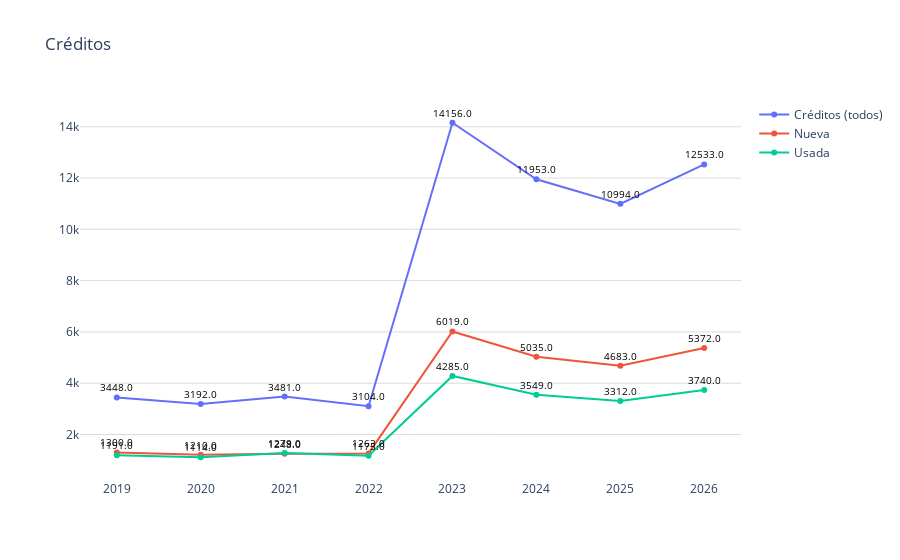

Notebook code cell kept with this figure:
### Code cell
conteo_tres_pachuca = pd.concat([
    total_conteo_pachuca,
    nueva_conteo_pachuca,
    usada_conteo_pachuca
])
# Datos
año = conteo_tres_pachuca['año']
modalidades = conteo_tres_pachuca['modalidad']
creditos = conteo_tres_pachuca['num_registros']

fig = go.Figure()
# Agregar líneas para cada modalidad
for modalidad in modalidades.unique():
    df_modalidad = conteo_tres_pachuca[conteo_tres_pachuca['modalidad'] == modalidad]
    fig.add_trace(go.Scatter(
        x=df_modalidad['año'],
        y=df_modalidad['num_registros'].apply(lambda x: float(x.replace(',', ''))),  # Usar los montos limpios
        mode='markers+lines',
        name=modalidad
    ))
fig.update_layout(
    title='Créditos',
    yaxis=dict(gridcolor='#dddcda'),
    plot_bgcolor='rgba(0,0,0,0)',  # Color de fondo del gráfico
)
for trace in fig.data:
    df_modalidad = conteo_tres_pachuca[conteo_tres_pachuca['modalidad'] == trace.name]
    for i, point in enumerate(trace.y):
        # No formatear el valor del monto como moneda
        fig.add_annotation(
            x=trace.x[i], 
            y=point, 
            text=f'{point}',  # Mostrar el valor simple del punto
            showarrow=False,
            font=dict(color='black', size=10),
            yshift=10
        )

# Exportar gráfica como archivo HTML
def guardar_grafico_como_html(fig, nombre_archivo, carpeta='assets/graficas'):
    # Crear la carpeta si no existe
    if not os.path.exists(carpeta):
        os.makedirs(carpeta)
    # Guardar la gráfica como archivo HTML en la carpeta especificada
    pio.write_html(fig, os.path.join(carpeta, f'{nombre_archivo}.html'))

# Exportar
guardar_grafico_como_html(fig, 'g_scatt_forecast_creditgral_cantidad', carpeta='assets/graficas')
fig.show()

### Figure 1 — Plotly figure (JSON) as saved in the notebook; plotly's stock layout.template omitted (floating-point values rounded to 4 significant figures)
{"data": [{"mode": "markers+lines", "name": "Créditos (todos)", "type": "scatter", "x": [2019, 2020, 2021, 2022, 2023, 2024, 2025, 2026], "y": [3448, 3192, 3481, 3104, 14156, 11953, 10994, 12533]}, {"mode": "markers+lines", "name": "Nueva", "type": "scatter", "x": [2019, 2020, 2021, 2022, 2023, 2024, 2025, 2026], "y": [1300, 1210, 1248, 1263, 6019, 5035, 4683, 5372]}, {"mode": "markers+lines", "name": "Usada", "type": "scatter", "x": [2019, 2020, 2021, 2022, 2023, 2024, 2025, 2026], "y": [1191, 1114, 1279, 1175, 4285, 3549, 3312, 3740]}], "layout": {"annotations": [{"font": {"color": "black", "size": 10}, "showarrow": false, "text": "3448.0", "x": 2019, "y": 3448, "yshift": 10}, {"font": {"color": "black", "size": 10}, "showarrow": false, "text": "3192.0", "x": 2020, "y": 3192, "yshift": 10}, {"font": {"color": "black", "size": 10}, "showarrow": false, "text": "3481.0", "x": 2021, "y": 3481, "yshift": 10}, {"font": {"color": "black", "size": 10}, "showarrow": false, "text": "3104.0", "x": 2022, "y": 3104, "yshift": 10}, {"font": {"color": "black", "size": 10}, "showarrow": false, "text": "14156.0", "x": 2023, "y": 14156, "yshift": 10}, {"font": {"color": "black", "size": 10}, "showarrow": false, "text": "11953.0", "x": 2024, "y": 11953, "yshift": 10}, {"font": {"color": "black", "size": 10}, "showarrow": false, "text": "10994.0", "x": 2025, "y": 10994, "yshift": 10}, {"font": {"color": "black", "size": 10}, "showarrow": false, "text": "12533.0", "x": 2026, "y": 12533, "yshift": 10}, {"font": {"color": "black", "size": 10}, "showarrow": false, "text": "1300.0", "x": 2019, "y": 1300, "yshift": 10}, {"font": {"color": "black", "size": 10}, "showarrow": false, "text": "1210.0", "x": 2020, "y": 1210, "yshift": 10}, {"font": {"color": "black", "size": 10}, "showarrow": false, "text": "1248.0", "x": 2021, "y": 1248, "yshift": 10}, {"font": {"color": "black", "size": 10}, "showarrow": false, "text": "1263.0", "x": 2022, "y": 1263, "yshift": 10}, {"font": {"color": "black", "size": 10}, "showarrow": false, "text": "6019.0", "x": 2023, "y": 6019, "yshift": 10}, {"font": {"color": "black", "size": 10}, "showarrow": false, "text": "5035.0", "x": 2024, "y": 5035, "yshift": 10}, {"font": {"color": "black", "size": 10}, "showarrow": false, "text": "4683.0", "x": 2025, "y": 4683, "yshift": 10}, {"font": {"color": "black", "size": 10}, "showarrow": false, "text": "5372.0", "x": 2026, "y": 5372, "yshift": 10}, {"font": {"color": "black", "size": 10}, "showarrow": false, "text": "1191.0", "x": 2019, "y": 1191, "yshift": 10}, {"font": {"color": "black", "size": 10}, "showarrow": false, "text": "1114.0", "x": 2020, "y": 1114, "yshift": 10}, {"font": {"color": "black", "size": 10}, "showarrow": false, "text": "1279.0", "x": 2021, "y": 1279, "yshift": 10}, {"font": {"color": "black", "size": 10}, "showarrow": false, "text": "1175.0", "x": 2022, "y": 1175, "yshift": 10}, {"font": {"color": "black", "size": 10}, "showarrow": false, "text": "4285.0", "x": 2023, "y": 4285, "yshift": 10}, {"font": {"color": "black", "size": 10}, "showarrow": false, "text": "3549.0", "x": 2024, "y": 3549, "yshift": 10}, {"font": {"color": "black", "size": 10}, "showarrow": false, "text": "3312.0", "x": 2025, "y": 3312, "yshift": 10}, {"font": {"color": "black", "size": 10}, "showarrow": false, "text": "3740.0", "x": 2026, "y": 3740, "yshift": 10}], "plot_bgcolor": "rgba(0,0,0,0)", "title": {"text": "Créditos"}, "yaxis": {"gridcolor": "#dddcda"}}}
